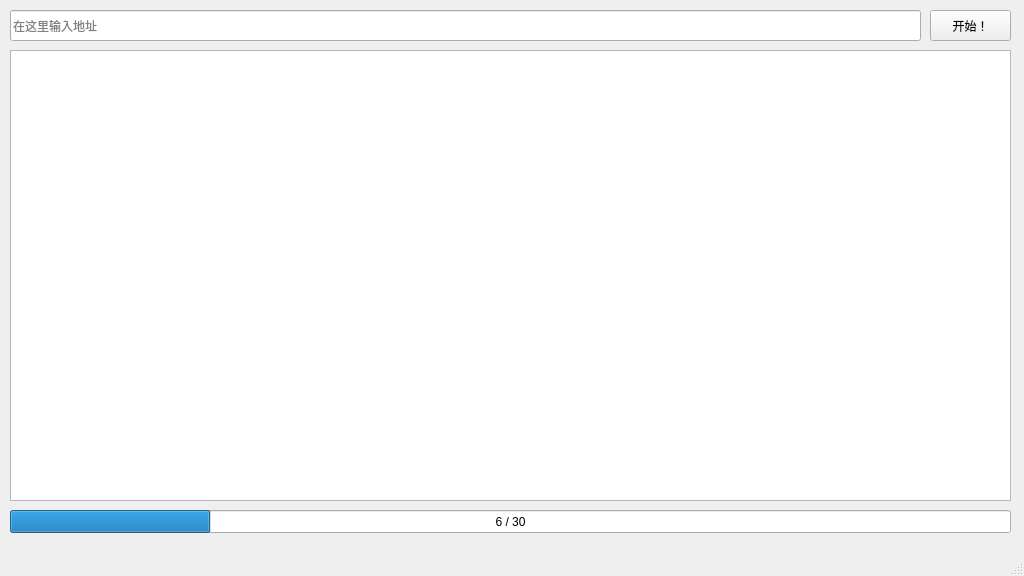
<?xml version="1.0" encoding="UTF-8"?>
<ui version="4.0">
 <class>TR_GUI</class>
 <widget class="QMainWindow" name="TR_GUI">
  <property name="geometry">
   <rect>
    <x>0</x>
    <y>0</y>
    <width>1024</width>
    <height>576</height>
   </rect>
  </property>
  <property name="windowTitle">
   <string>TraceRoute GUI</string>
  </property>
  <widget class="QWidget" name="centralwidget">
   <widget class="QLineEdit" name="hostInput">
    <property name="geometry">
     <rect>
      <x>10</x>
      <y>10</y>
      <width>911</width>
      <height>31</height>
     </rect>
    </property>
    <property name="placeholderText">
     <string>在这里输入地址</string>
    </property>
   </widget>
   <widget class="QPushButton" name="startButton">
    <property name="geometry">
     <rect>
      <x>930</x>
      <y>10</y>
      <width>81</width>
      <height>31</height>
     </rect>
    </property>
    <property name="text">
     <string>开始！</string>
    </property>
   </widget>
   <widget class="QTableView" name="hopsTable">
    <property name="geometry">
     <rect>
      <x>10</x>
      <y>50</y>
      <width>1001</width>
      <height>451</height>
     </rect>
    </property>
    <property name="selectionMode">
     <enum>QAbstractItemView::SingleSelection</enum>
    </property>
    <property name="selectionBehavior">
     <enum>QAbstractItemView::SelectRows</enum>
    </property>
    <attribute name="verticalHeaderVisible">
     <bool>false</bool>
    </attribute>
   </widget>
   <widget class="QProgressBar" name="tracingProgress">
    <property name="geometry">
     <rect>
      <x>10</x>
      <y>510</y>
      <width>1001</width>
      <height>23</height>
     </rect>
    </property>
    <property name="maximum">
     <number>30</number>
    </property>
    <property name="value">
     <number>6</number>
    </property>
    <property name="textVisible">
     <bool>true</bool>
    </property>
    <property name="format">
     <string>%v / %m</string>
    </property>
   </widget>
  </widget>
  <widget class="QMenuBar" name="menubar">
   <property name="geometry">
    <rect>
     <x>0</x>
     <y>0</y>
     <width>1024</width>
     <height>21</height>
    </rect>
   </property>
  </widget>
  <widget class="QStatusBar" name="statusbar"/>
 </widget>
 <resources/>
 <connections/>
</ui>
